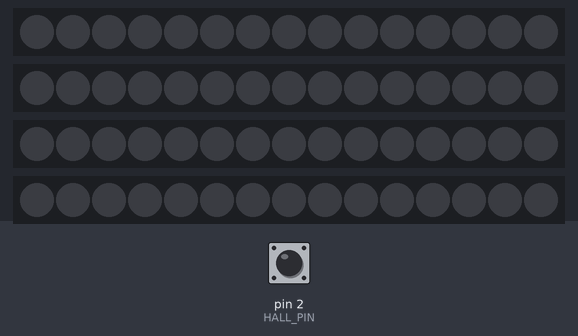
Bench run of a sketch on a simulated Arduino Uno, built with avr-gcc and run on an emulated ATmega328P. Parts: 4 × 15 RGB LEDs in strip order, left to right. The test bench sets the inputs (shaded band); at power-on: pin 2 (HALL_PIN) HIGH. Dim RGB values are drawn brighter than linear; random numbers use the default seed unless the sketch sets one.

Above: at 1.2 s.
1.3 s: pin 2 (HALL_PIN) pulled LOW for 0.15 s
At 1.45 s:
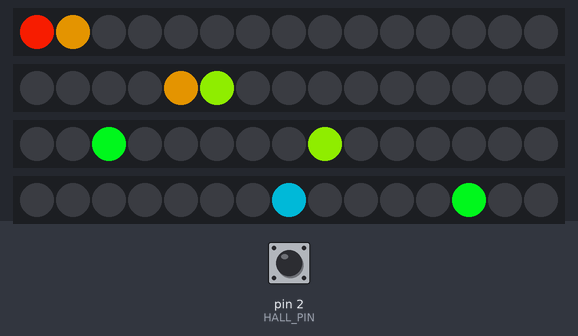
2.0 s: pin 2 (HALL_PIN) pulled LOW for 1 s
At 2.36 s:
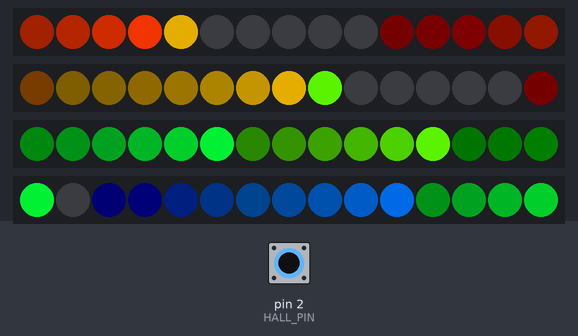
3.6 s: pin 2 (HALL_PIN) pulled LOW for 0.15 s
At 3.86 s:
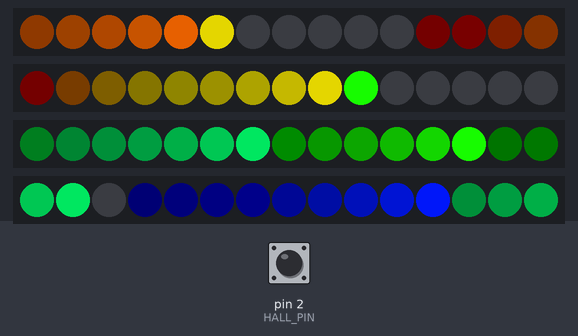
4.3 s: pin 2 (HALL_PIN) pulled LOW for 3.2 s
At 4.46 s:
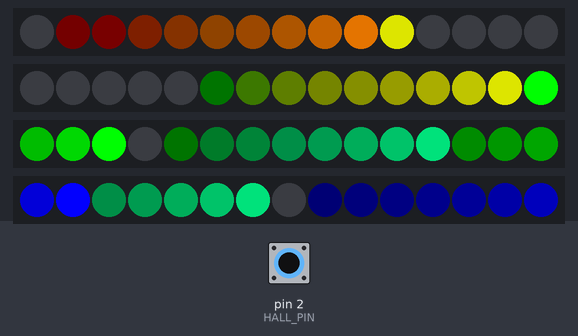
9.0 s: pin 2 (HALL_PIN) pulled LOW for 0.15 s
At 9.15 s:
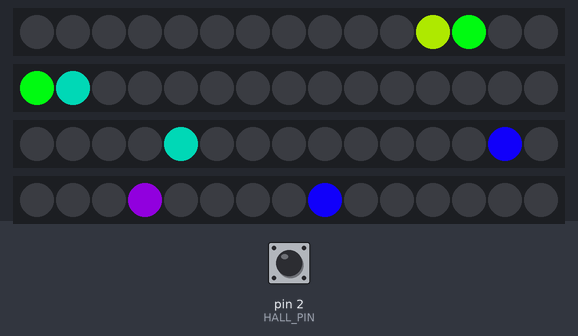
9.7 s: pin 2 (HALL_PIN) pulled LOW for 1 s
At 10.05 s:
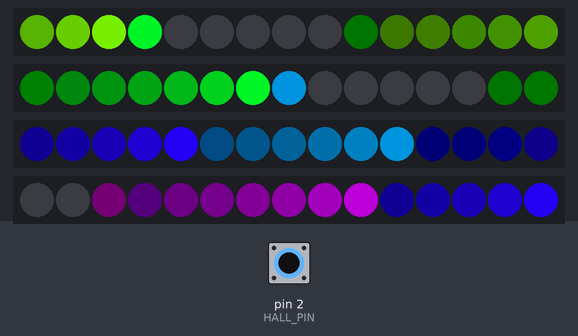
Timing chart, 0 to 12.7 s (numbered marks = the images above; inputs shaded):
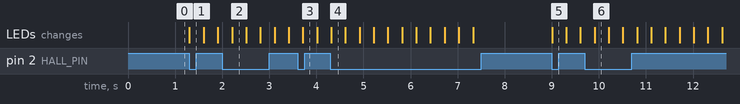

Measured:
- after the input at 1.3 s, the LEDs: change at once (image 1)
- after the input at 9.0 s, the LEDs: change at once (image 5)

The sketch:

wheelAnimation.ino
```cpp
#include <avr/pgmspace.h>
#include "FastLED.h"

#define NUM_LEDS 15
#define NUM_STRIPS 4

#define DATA_PIN_FIRST 12
#define DATA_PIN_SECOND 5
#define DATA_PIN_THIRD 11
#define DATA_PIN_FOURTH 3

#define HALL_PIN 2

CRGB leds0[NUM_LEDS];
CRGB leds90[NUM_LEDS];
CRGB leds180[NUM_LEDS];
CRGB leds270[NUM_LEDS];

CRGB *strips[NUM_STRIPS] = {leds0, leds90, leds180, leds270};
uint16_t stripAngles[] = {8192, 24576, 40960, 57344};
volatile boolean turning = false;
volatile uint32_t revTime = 0;              //time at which hall switch got the signal
volatile uint32_t lastRevTime = 0;
uint32_t currentAngle = 0;
uint32_t revPeriod = 0;      //time between revolutions
const uint16_t maxAngle = 0xFFFF;
const uint16_t angleOffset = 25486; //to get correct orientation (52792 should be good for riding)

const uint16_t timeOutInterval = 3000;
const uint16_t scaleInterval = 10;
uint16_t counterInterval = 5;
uint32_t mainTime, lastScaleTime, drawTime, lastCounterTime = 0;
const uint8_t imageWidth = 248;
uint8_t currentFrame = 0;
uint16_t sizeOfImage = 8680; // = 248*35
uint8_t hue, sat, val;
int32_t x, y;
float zoomX = 1.15;
float zoomY = 1.15;
int scaleValue = 140;
int fireScaleValue = 220;
int counter = 0;
int circleParts = 138;

void setup() {
  FastLED.addLeds<WS2812B, DATA_PIN_FIRST, GRB>(leds0, NUM_LEDS);
  FastLED.addLeds<WS2812B, DATA_PIN_SECOND, GRB>(leds90, NUM_LEDS);
  FastLED.addLeds<WS2812B, DATA_PIN_THIRD, GRB>(leds180, NUM_LEDS);
  FastLED.addLeds<WS2812B, DATA_PIN_FOURTH, GRB>(leds270, NUM_LEDS);
  pinMode(HALL_PIN, INPUT_PULLUP);
  attachInterrupt(digitalPinToInterrupt(HALL_PIN), hallSignal, FALLING);
}

void hallSignal() {
  lastRevTime = revTime;
  revTime = millis();
  turning = true;
}


uint32_t getCurrentAngle(int stripNumber) {
  currentAngle = ((drawTime * maxAngle) / revPeriod) + stripAngles[stripNumber] + angleOffset;
  currentAngle = maxAngle - (currentAngle % maxAngle);
  return (currentAngle);
}

void setOneLedOneStrip(int stripNumber, int led) {
  //CRGB strip[NUM_LEDS] = *strips[stripNumber];
  strips[stripNumber][led].setHSV(hue, sat, val);
}
void setOneLedAllStrips(int led) {
  for (int i = 0; i < NUM_STRIPS; i++) {
    //CRGB strip[NUM_LEDS] = *strips[i];
    strips[i][led].setHSV(hue, sat, val);
  }
}

void setAllLedsAllStrips() {
  for (int j = 0; j < NUM_LEDS; j++) {
    for (int i = 0; i < NUM_STRIPS; i++) {
      //CRGB strip[NUM_LEDS] = *strips[i];
      strips[i][j].setHSV(hue, sat, val);
    }
  }
}

void scaleAllStrips(int value) {
  for (int i = 0; i < NUM_LEDS; i++) {
    leds0[i].nscale8(value);
    leds90[i].nscale8(value);
    leds180[i].nscale8(value);
    leds270[i].nscale8(value);
  }
}

void animation1() {
  hue = (mainTime >> 7) % 256;
  sat = 255;
  val = 255;
  if (mainTime - lastCounterTime > revPeriod / circleParts) {
    scaleAllStrips(scaleValue);
    for (int i = 0; i < NUM_STRIPS;  i++) {
      setOneLedOneStrip(i, (counter + i * 4) % NUM_LEDS);
      hue += 32;
      setOneLedOneStrip(i, ((counter + 1) + i * i * 4) % NUM_LEDS);
    }
    counter = (counter + 1) % NUM_LEDS;
    lastCounterTime = mainTime;
  }
}
void fire() {
  hue = random(0, 20);
  sat = 255;
  val = random(2) == 1 ? 255 : 0;
  if (mainTime - lastCounterTime > revPeriod / circleParts) {
    scaleAllStrips(fireScaleValue);
    for (int j = 0; j < 30;j++) {
      for (int i = 0; i < NUM_STRIPS;  i++) {
        setOneLedOneStrip(i, random(NUM_LEDS));
      }
    }
    counter = (counter + 1) % NUM_LEDS;
    lastCounterTime = mainTime;
  }

}

void loop() {
  mainTime = millis();
  revPeriod = revTime - lastRevTime;
  drawTime = mainTime - revTime;
  if (mainTime - revTime > timeOutInterval) {        //timeout(stop detection)
    turning = false;
  }
  /* if (mainTime - lastScaleTime > scaleInterval) {     //change between frames
     scaleAllStrips(scaleValue);
     lastScaleTime = mainTime;
   }
   */
  if (turning) {
    animation1();
    //fire();
  }

  //turn off all strips while not turning
  else if (!turning) {
    val = 0;
    setAllLedsAllStrips();
  }
  FastLED.show();
}
```
